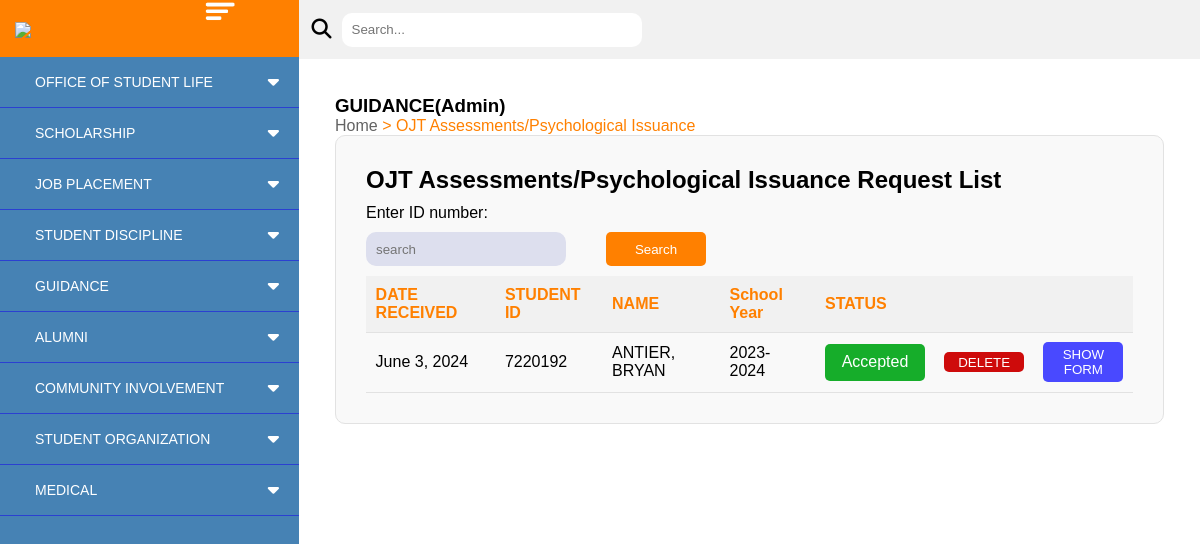
The app's page /ojt_assessment/admin/ with its own data.
### studentLife_system/models.py (models this page shows, shortened)
class OjtAssessment(models.Model):
    OjtRequestID = models.AutoField(primary_key=True)
    orno = models.IntegerField(default=0)
    studentID = models.ForeignKey(studentInfo, on_delete=models.CASCADE)
    dateRecieved = models.DateField()
    schoolYearChoices = [
        ("2020-2021", "2020-2021"),
        ("2021-2022", "2021-2022"),
        ("2022-2023", "2022-2023"),
        ("2023-2024", "2023-2024"),
        ("2024-2025", "2024-2025"),
        ("2025-2026", "2025-2026"),
        ("2026-2027", "2026-2027"),
        ("2027-2028", "2027-2028"),
        ("2028-2029", "2028-2029"),
        ("2029-2030", "2029-2030"),
        ("2030-2031", "2030-2031"),
        ("2031-2032", "2031-2032"),
        ("2032-2033", "2032-2033"),
        ("2033-2034", "2033-2034"),
        ("2034-2035", "2034-2035"),
        ("2035-2036", "2035-2036"),
        ("2036-2037", "2036-2037"),
        ("2037-2038", "2037-2038"),
        ("2038-2039", "2038-2039"),
        ("2039-2040", "2039-2040"),
        ("2040-2041", "2040-2041"),
    ]
    schoolYear = models.CharField(max_length=10, choices=schoolYearChoices)
    approval_status = [
        ("Accepted", "Accepted"),
        ("Declined", "Declined"),
        ("Pending", "Pending"),
        ("Expired", "Expired"),
    ]
    status = models.CharField(max_length=10, choices=approval_status, default="Pending")
    dateAccepted = models.DateField()
    emailadd = models.EmailField()

class studentInfo(models.Model):
    studID = models.IntegerField(primary_key=True)
    lrn = models.CharField(max_length=12)
    lastname = models.CharField(max_length=100)
    firstname = models.CharField(max_length=100)
    middlename = models.CharField(max_length=50)
    degree = models.CharField(max_length=150)
    yearlvl = models.CharField(max_length=10)
    sex = models.CharField(max_length=10)
    emailadd = models.EmailField()
    contact = models.CharField(max_length=11)
    class Meta:
        ordering = ["lastname"]

### studentLife_system/views.py (the view)
def ojt_assessment_admin_view(request):
    ojt_assessment_request = OjtAssessment.objects.select_related("studentID").order_by(
        "-dateRecieved"
    )
    context = {
        "ojt_assessment_request": ojt_assessment_request,
    }
    return render(request, "guidance/admin/ojt_assessment_admin.html", context)

### templates/guidance/admin/ojt_assessment_admin.html (shortened to what this page needs)
{% extends "guidance/admin/main.html" %}
{% load static %}
{% block headcontent %}
<link rel="stylesheet" type="text/css" href="{% static 'guidance/stylesheet/counseling_app_admin.css'%}">
<link rel="stylesheet" type="text/css" href="{% static 'guidance/stylesheet/ojt_gmc.css'%}">
{% endblock %}
{% block bodycontent %}
    <div class="container">
        <h3>GUIDANCE(Admin)</h3>
        <span><label id="dir-gray">Home</label><label id="dir-orange"> > OJT Assessments/Psychological Issuance</label></span>
        <div class="form-container">
            <h2>OJT Assessments/Psychological Issuance Request List</h2>
            <label>Enter ID number:</label>
            <span id="search_id">
                <input type="text" name="studentID" placeholder="search" required="" id="studentIDBox">
                <button class="OrangeButton" id="searchButton">Search</button>
            </span>
            <table id="info_table">
                <tr id="info_table_head">
                    <th>DATE RECEIVED</th>
                    <th>STUDENT ID</th>
                    <th>NAME</th>
                    <th>School Year</th>
                    <th colspan="3">STATUS</th>
                </tr>
                {% for ojt_request in ojt_assessment_request reversed %}
                    <tr>
                        <td>{{ ojt_request.dateRecieved }}</td>
                        <td>{{ ojt_request.studentID.studID }}</td>
                        <td>{{ ojt_request.studentID.lastname }}, {{ ojt_request.studentID.firstname }}</td>
                        <td>{{ ojt_request.schoolYear }}</td>
                        <td>
                            {% if ojt_request.status == 'Accepted' %}
                                <span class="accepted">{{ ojt_request.status }}</span>
                            {% elif ojt_request.status == 'Declined' %}
                                <span class="declined">{{ ojt_request.status }}</span>
                            {% elif ojt_request.status == 'Pending' %}
                                <span class="pending">{{ ojt_request.status }}</span>
                            {% elif ojt_request.status == 'Expired' %}
                                <span class="expired">{{ ojt_request.status }}</span>
                            {% endif %}
                        </td>
                        <td>
                            <div class="horizontal">
                                <button class="delete">DELETE</button>
                            </div>
                        </td>
                        <td>
                            {% if ojt_request.status == 'Accepted' %}
                                <button class="showformButton">SHOW FORM</button>
                            {% else %}
                                <button class="showformButton hidden">SHOW FORM</button>
                            {% endif %}
                        </td>
                    </tr>
                {% endfor %}
            </table>
        </div>
    </div>
{% endblock %}

### static/guidance/stylesheet/main.css (style rules this page uses)
* { margin: 0; padding: 0; box-sizing: border-box; font-family: 'Poppins', sans-serif; list-style-type: none; }
body { display: flex; flex-direction: row; }
.main_content h2 { color: black; }
input[type="text"] { padding: 9.6px; border: transparent; border-radius: 10px; box-sizing: border-box; padding-left: 10px; align-items: left; color: black; width: 300px; }

### static/guidance/stylesheet/counseling_app_admin.css (style rules this page uses)
#dir-gray { color: #636363; }
.container { display: flex; flex-direction: column; width: 100%;; padding: 20px; }
#dir-orange { color: #FF8000; }
.form-container { display: flex; flex-direction: column; background-color: #F9F9F9; padding: 30px; width: 100%; border: 1px solid #e2e2e2; border-radius: 10px; gap: 10px; }
#search_id { display: flex; gap: 40px; align-items: center; }
#search_id input { background-color: #DDDFEE; padding: 9.6px; border: transparent; border-radius: 10px; box-sizing: border-box; padding-left: 10px; align-items: left; color: black; width: 200px; }
.OrangeButton { background-color: #FF8000; padding: 9.6px; color: white; border: none; border-radius: 5px; width: 100px; }
#info_table { border-collapse: collapse; width: 100%; }
#info_table th { padding: 9.6px; margin: 0; text-align: left; color: #FF8000; }
#info_table td { padding: 9.6px; margin: 0; text-align: left; }
#info_table tr { border-bottom: 1px solid #e2e2e2; }
#info_table_head { background-color: #f1f1f1; }
.horizontal { display: flex; flex-direction: column; gap: 2px; }
.accepted, .declined, .pending, .expired { display: flex; justify-content: center; width: 100px; align-items: center; padding: 9.6px; border-radius: 5px; }
.accept, .decline, .delete { border: none; border-radius: 5px; width: 80px; height: 20px; align-items: center; border-radius: 5px; }
.accepted, .accept { background-color: #16ad2a; color: #ffffff; }
.declined, .decline, .delete { background-color: #ce0b0b; color: #ffffff; }
.showformButton { border: none; border-radius: 5px; width: 80px; height: 40px; align-items: center; border-radius: 5px; background-color: rgb(73, 73, 255); color: #ffffff; }

### records on screen
OjtAssessment: dateRecieved "June 3, 2024", studentID.studID "7220192", studentID.lastname "ANTIER", studentID.firstname "BRYAN", schoolYear "2023-2024", status "Accepted", shows "SHOW FORM"
